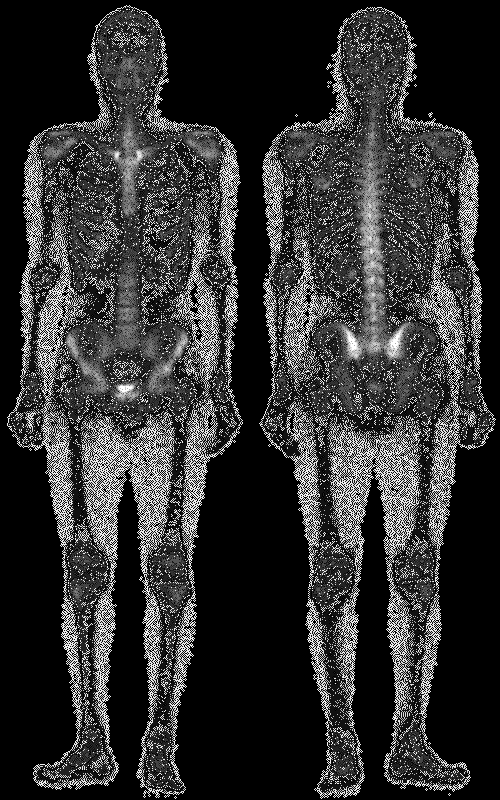
#> input picture imageprocess/Sharpening/t.bmp, 500 x 800 px, given as the content of the folder HW2_test_image, which was not available
$ python imgsharpening.py
#> lines starting #> are read from the running program, lines starting #| are printed output that depends on the picture; pictures that were not available may be replaced by others from this repository, and a replacement may not be noted
import numpy as np
import cv2
import os

def Conv2D(img:np.ndarray, m:np.ndarray)->np.ndarray:

    def padding(img:np.ndarray, extnum=(1,1))->np.ndarray:
        padding_img = np.copy(img)
        padding_aix = [np.vstack, np.hstack]
        for i, m in enumerate(padding_aix):
            s = padding_img.shape[1-i]
            p = np.zeros((extnum[0],s))
            if i%2 == 1:
                p = p.T
            padding_img = m((p, padding_img, p))
        return padding_img

    mask = np.flip(m, (0,1))
    pimg = padding(img=img.astype(np.float64), extnum=(mask.shape[0]//2,mask.shape[1]//2))
    s = pimg.shape
    block_row_indices = np.arange(s[0]-(mask.shape[0]//2)*2).reshape(-1,1) + np.arange(mask.shape[0])
    block_col_indices = np.arange(s[1]-(mask.shape[1]//2)*2).reshape(-1,1) + np.arange(mask.shape[1])

    block_row = pimg[block_row_indices,:]
    blocks = np.transpose(block_row, (0,2,1))[:, block_col_indices]
    blocks = np.transpose(blocks, (0,1,3,2))
    return ((blocks*mask).sum(axis=(2,3)))


class IMGSharpener():

    def __init__(self) -> None:

        self.__lp_mask = np.array(
            [[0,-1,0],
            [-1,4,-1],
            [0,-1,0]], dtype=np.float64
        )

        self.__strong_lp_mask = np.array(
            [[-1,-1,-1],
            [-1,8,-1],
            [-1,-1,-1]], dtype=np.float64
        )

    def Laplacian_Sharpening(self, img:np.ndarray, strong_mask=False, A=1.0)->np.ndarray:

        if strong_mask:
            m = self.__strong_lp_mask.copy()
        else:
            m = self.__lp_mask.copy()

        m[1][1] =  A + m[1][1]

        e = Conv2D(img=(img.astype(np.float64)), m=m)
        e =  np.clip(e, 0, 255).astype(np.uint8)
        return e


def makepath(p):
    if not os.path.exists(p):
        os.mkdir(p)
    return p


def read_test_images(root)->list:
#> called with root = 'HW2_test_image'
    imginfo = []
    for r, _, f in os.walk(root):
        for fi in f:
            fs = os.path.join(r, fi)
            dpos = fi.rfind(".")

            imginfo.append(
                {
                    'fname':fi,
                    'name':fi[:dpos],
                    'img':cv2.imread(fs,cv2.IMREAD_GRAYSCALE)
                }
            )

    return imginfo

def main(testimgroot, resultroot):

    testimgs_info = read_test_images(testimgroot)
#> testimgs_info = 1 item
    Sharpener=IMGSharpener()

    A = [1.0 ,1.5, 1.7, 2.0]
    print(f"Using High boost filter : A = {A} ")
    for imginfo in testimgs_info:
        print()
        print(imginfo['fname'])


        savefolder = makepath(
            os.path.join(resultroot,f"{imginfo['name']}")
        )

        print("Mask center = -4 : ")
        elist = []
        for a in A:
            elist.append(
                Sharpener.Laplacian_Sharpening(
                    img=imginfo['img'] , strong_mask=False, A=a
                )
            )


        s4 = makepath(os.path.join(savefolder,"center_neg_4"))
        print(f"save at : {s4}")
        for e,a in zip(elist,A):
            ret = cv2.imwrite(
                os.path.join(s4, f"A{a*10:.0f}{imginfo['fname']}"),e
            )
            if imginfo['fname'][-3:] != 'bmp':
                ret = cv2.imwrite(
                os.path.join(s4, f"A{a*10:.0f}{imginfo['fname'][:-3]}bmp"),e
            )


        print("Mask center = -8 : ")
        e1list = []
        for a in A:
            e1list.append(
                Sharpener.Laplacian_Sharpening(
                    img=imginfo['img'], strong_mask=True, A=a
                )
            )

        s8 = makepath(os.path.join(savefolder,"center_neg_8"))
        print(f"save at : {s8}")
        for e1, a in zip(e1list, A):
            ret = cv2.imwrite(
                os.path.join(s8, f"A{a*10:.0f}{imginfo['fname']}"),e1
            )
            if imginfo['fname'][-3:] != 'bmp':
                ret = cv2.imwrite(
                os.path.join(s8, f"A{a*10:.0f}{imginfo['fname'][:-3]}bmp"), e1
            )
#> this loop made 1 pass
#| t.bmp
#| Mask center = -4 :
#| save at : result/t/center_neg_4
#| Mask center = -8 :
#| save at : result/t/center_neg_8
#> pass 1, in Conv2D, `pimg = padding(img=img.astype(np.float64), extnum=(mask.shape[0]//2,ma..`:
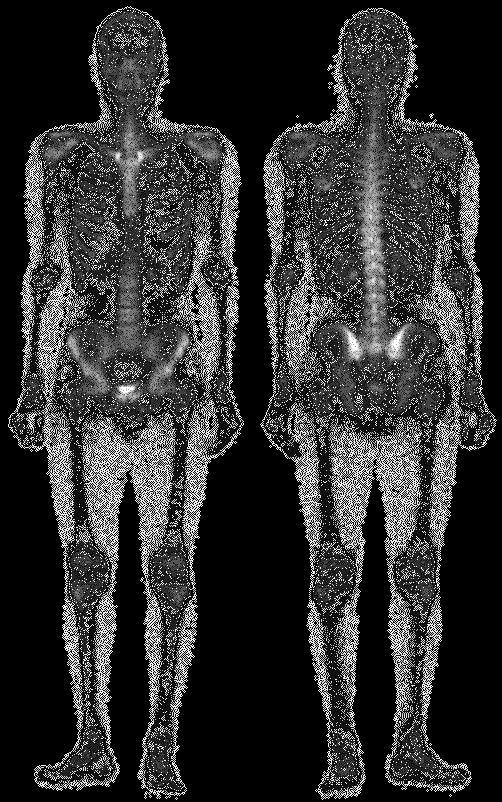
#> pimg: shape (802, 502) float64; min 0, max 255, mean 49.6
#> pass 1, in Laplacian_Sharpening, `e = Conv2D(img=(img.astype(np.float64)), m=m)`:
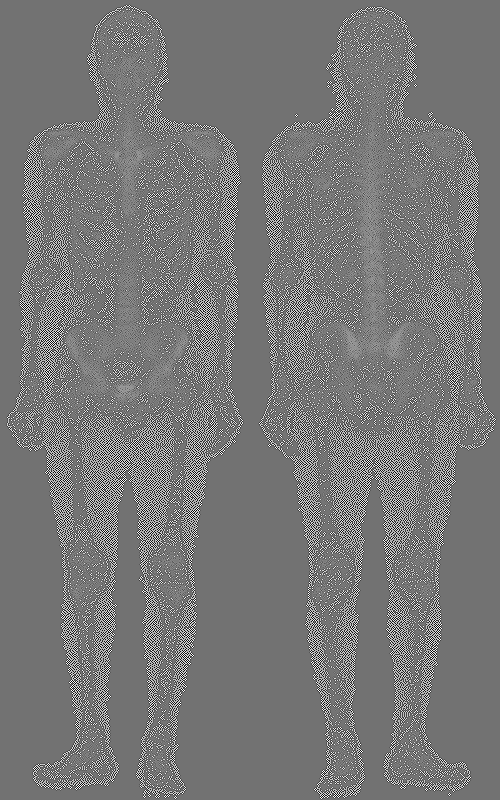
#> e: shape (800, 500) float64; min -956, max 1178, mean 49.9; drawn with min black and max white
#> pass 1, in Laplacian_Sharpening, `e =  np.clip(e, 0, 255).astype(np.uint8)`:
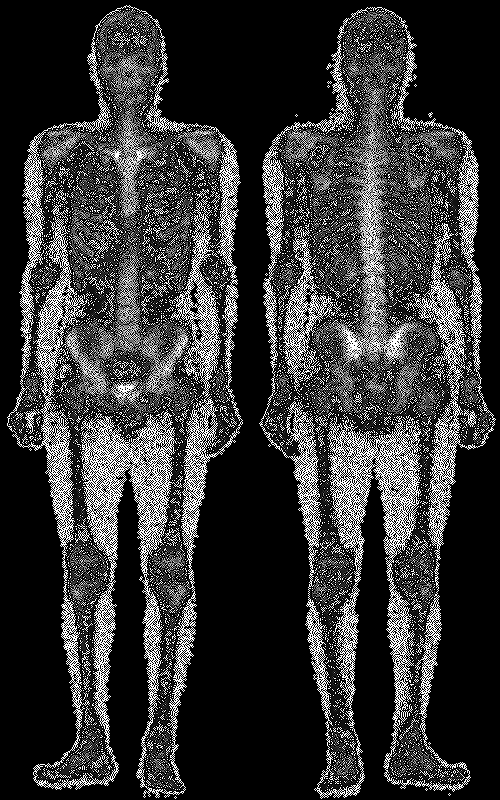
#> e: shape (800, 500); min 0, max 255, mean 55


if __name__ == "__main__":

    testimgroot=os.path.join("HW2_test_image")
    resultroot = makepath(os.path.join("result"))


    main(testimgroot=testimgroot, resultroot=resultroot)
